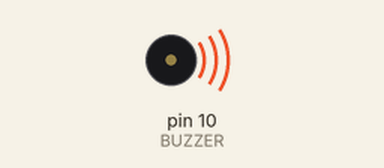
A sketch run on a simulated Arduino Uno, built with avr-gcc and run on an emulated ATmega328P. Parts: buzzer (waves = sounding).

Above: at 0.1 s.
At 3.4 s:
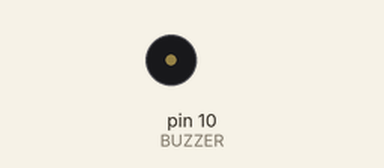
Timing chart, 0 to 4.9 s (numbered marks = the images above):
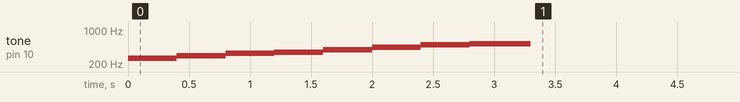

The sketch:

Buzzer2.ino
```cpp
const int melody[] = {
  262,  //도
  294,  //레
  330,  //미
  349,  //파
  392,  //솔
  440,
  494,
  523   //도
};

//상수변수
//  const int BUZZER =10;

#define BUZZER 10


void setup() {
  // put your setup code here, to run once:

  for(int i = 0; i<8; i++){
    tone(BUZZER, melody[i], 500);
    delay(400);
  }
}

void loop() {
  // put your main code here, to run repeatedly:

}
```

Measured:
- by itself, tone on pin 10 (BUZZER): plays 262 Hz for 0.40 s, 294 Hz for 0.40 s, 330 Hz for 0.40 s, 349 Hz for 0.40 s, 392 Hz for 0.40 s, 440 Hz for 0.40 s … (8 notes in this stretch)
